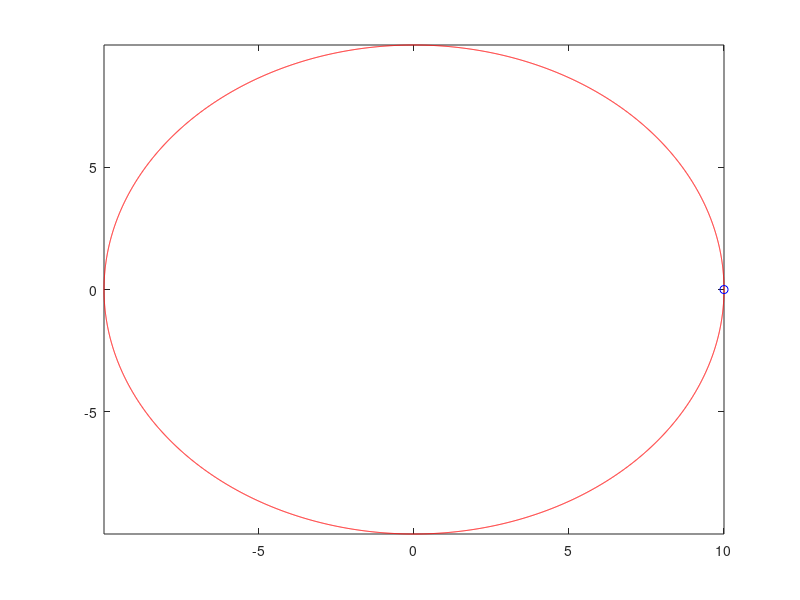

Reproduce this figure in MATLAB.
% the program will draw a animation
theta = 0:0.001:2*pi;
r = 10;

x = r*cos(theta);
y = r*sin(theta);

%do not allow close the figure before the plot finished
set(gcf,'CloseRequestFcn','');
comet(x,y);
%resume the close function on the right-upper corner
set(gcf,'closeRequestFcn','closereq');